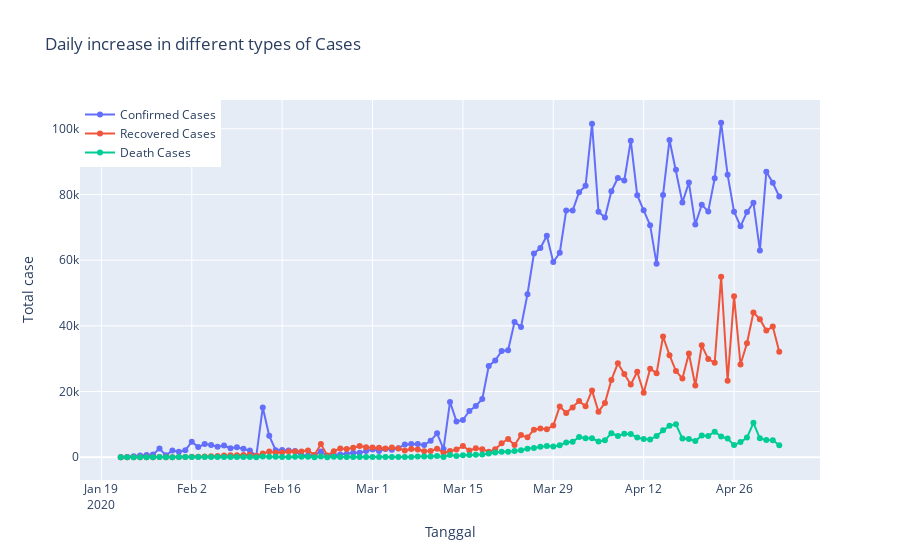

The notebook cell this image was saved under:
### Code cell
fig=go.Figure()
fig.add_trace(go.Scatter(x=datewise.index, y=datewise["Confirmed"].diff().fillna(0),mode='lines+markers',
                    name='Confirmed Cases'))
fig.add_trace(go.Scatter(x=datewise.index, y=datewise["Recovered"].diff().fillna(0),mode='lines+markers',
                    name='Recovered Cases'))
fig.add_trace(go.Scatter(x=datewise.index, y=datewise["Deaths"].diff().fillna(0),mode='lines+markers',
                    name='Death Cases'))
fig.update_layout(title="Daily increase in different types of Cases",
                 xaxis_title="Tanggal",yaxis_title="Total case",legend=dict(x=0,y=1,traceorder="normal"))
fig.show()
